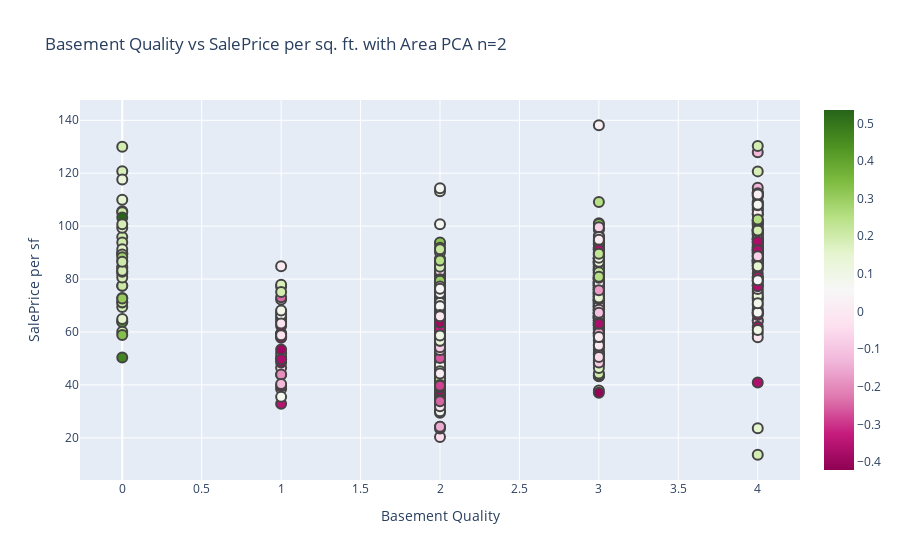

Source (notebook cell):
### Markdown cell above
### Viewing our new variables from feature engineering below

### Code cell
configure_plotly_browser_state()
scatter_plot(
    feature='BsmtQual',
    target='FE_SalePrice_Per_IndoorArea',
    color='FEN_Area_comp2',
    text='BsmtQual',
    df=df_study,
    title="Basement Quality vs SalePrice per sq. ft. with Area PCA n=2",
    xaxis="Basement Quality",
    yaxis="SalePrice per sf")

### Figure 1 — Plotly figure (JSON) as saved in the notebook; plotly's stock layout.template omitted (floating-point values rounded to 4 significant figures; data arrays with more than 128 entries replaced by an {"elided": "..."} marker saying what was removed)
{"data": [{"text": {"elided": "1460 int values"}, "y": {"elided": "1460 float values"}, "mode": "markers", "marker": {"color": {"elided": "1460 float values"}, "line": {"width": 2}, "showscale": true, "size": 10}, "x": {"elided": "1460 int values"}, "type": "scatter"}], "layout": {"yaxis": {"title": {"text": "SalePrice per sf"}}, "xaxis": {"title": {"text": "Basement Quality"}}, "title": {"text": "Basement Quality vs SalePrice per sq. ft. with Area PCA n=2"}}}
